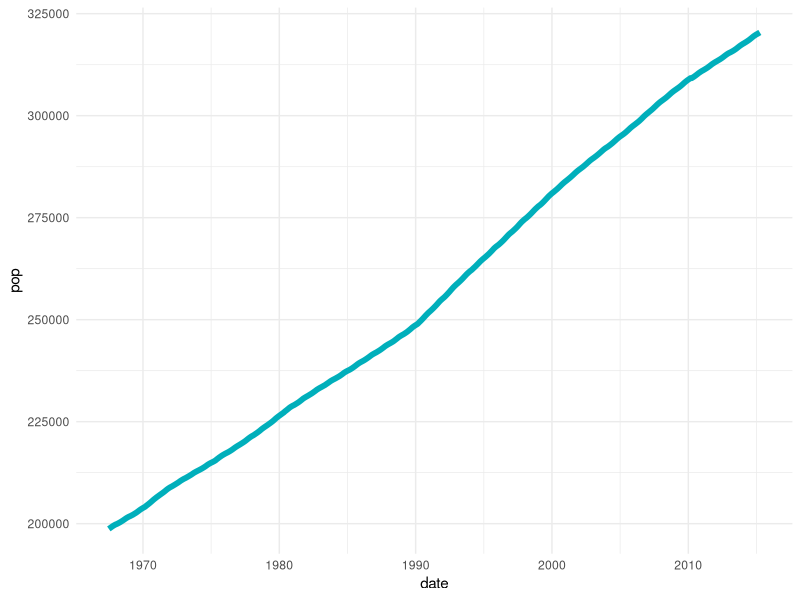
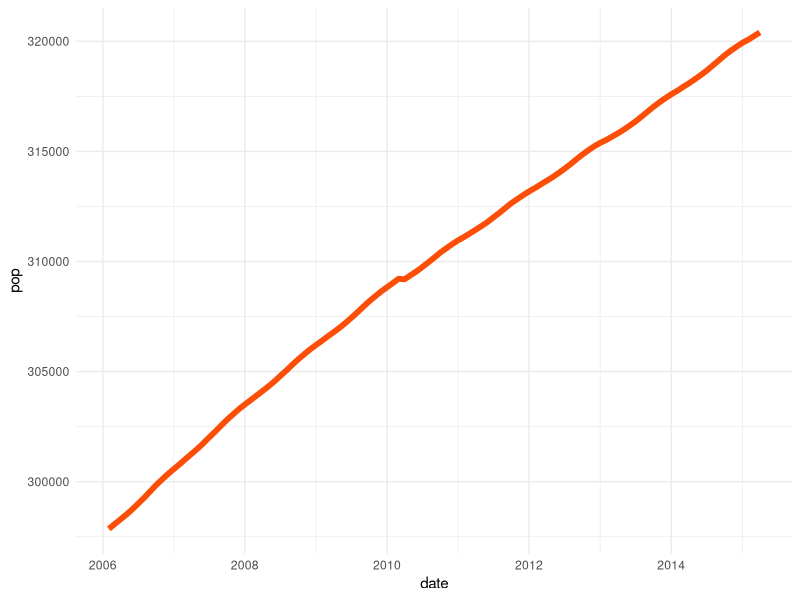
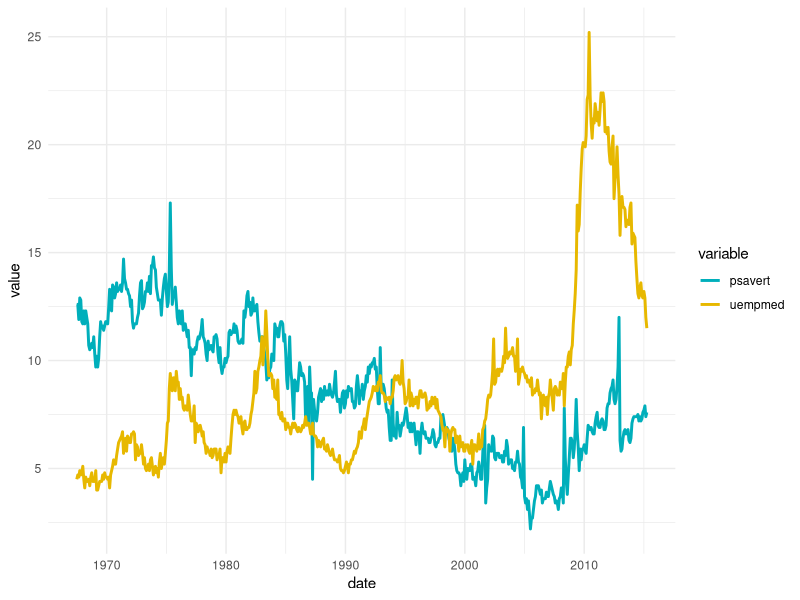
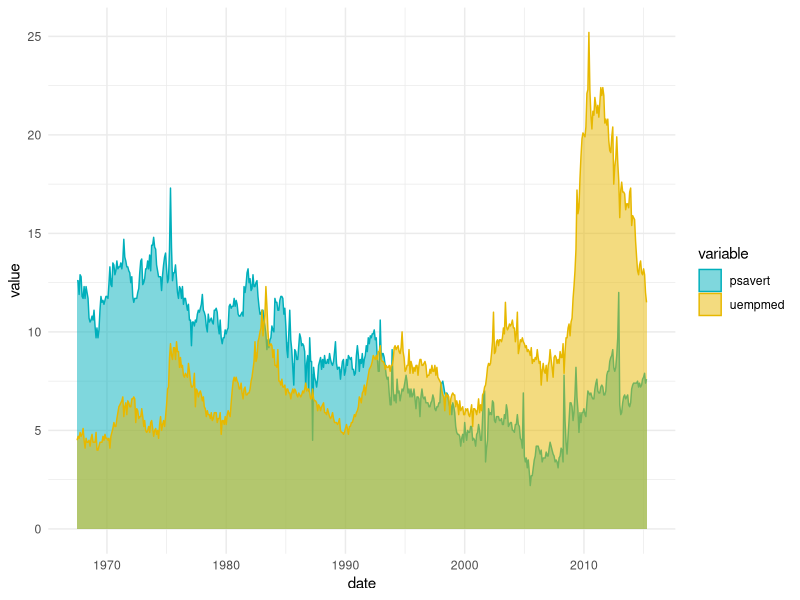

Here is the R script that generated these plots, in order:
library(ggplot2)
theme_set(theme_minimal())
# Demo dataset
head(economics)


# # Basic line plot
ggplot(data = economics, aes(x = date, y = pop))+
  geom_line(color = "#00AFBB", size = 2)
# # Plot a subset of the data
ss <- subset(economics, date > as.Date("2006-1-1"))
ggplot(data = ss, aes(x = date, y = pop)) +
  geom_line(color = "#FC4E07", size = 2)
library(tidyr)
library(dplyr)
df <- economics %>%
  select(date, psavert, uempmed) %>%
  gather(key = "variable", value = "value", -date)
head(df, 3)
# # Multiple line plot
ggplot(df, aes(x = date, y = value)) +
  geom_line(aes(color = variable), size = 1) +
  scale_color_manual(values = c("#00AFBB", "#E7B800")) +
  theme_minimal()
# # Area plot
ggplot(df, aes(x = date, y = value)) +
  geom_area(aes(color = variable, fill = variable),
            alpha = 0.5, position = position_dodge(0.8)) +
  scale_color_manual(values = c("#00AFBB", "#E7B800")) +
  scale_fill_manual(values = c("#00AFBB", "#E7B800"))